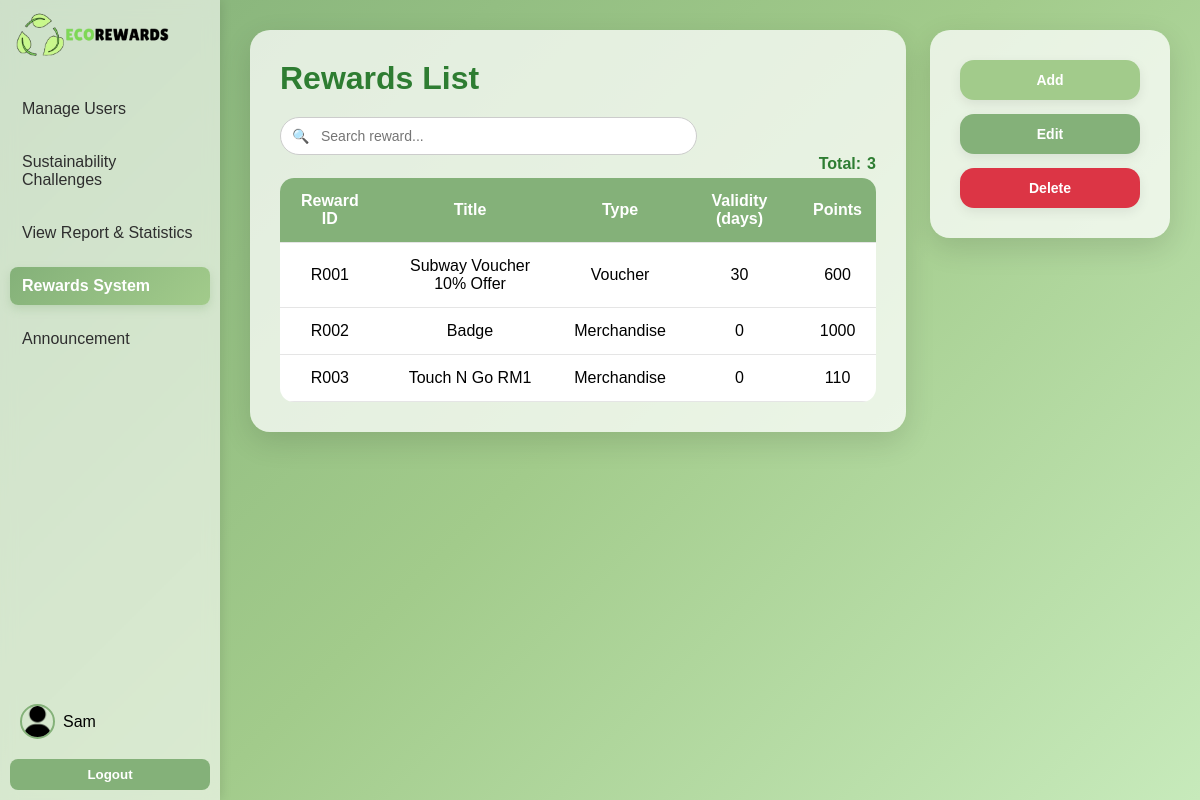
The page /src/rewardsSystem.php (signed in) on the database its author committed.
### tables this page shows
CREATE TABLE `user` (
  `UserID` varchar(50) NOT NULL,
  `Username` varchar(30) NOT NULL,
  `Gender` varchar(50) NOT NULL,
  `Passwords` varchar(255) NOT NULL,
  `DOB` date NOT NULL,
  `Contact` varchar(20) NOT NULL,
  `RoleID` varchar(50) NOT NULL,
  `LastActive` datetime DEFAULT NULL
);

CREATE TABLE `reward` (
  `RewardID` varchar(11) NOT NULL,
  `Title` varchar(255) NOT NULL,
  `Type` varchar(50) NOT NULL,
  `Validity` int(11) DEFAULT NULL,
  `Points` int(11) NOT NULL
);

### src/rewardsSystem.php (the view, shortened to what this page needs)
<?php
include ("conn.php");
$userID = $_SESSION['UserID'];
$sqlUser = "SELECT User.*, Role.Role_Name
            FROM User
            JOIN Role ON User.RoleID = Role.RoleID
            WHERE User.UserID = ?";
$stmtUser = $dbConn->prepare($sqlUser);
$stmtUser->bind_param("s", $userID);
$stmtUser->execute();
$resultUser = $stmtUser->get_result();
$user = $resultUser->fetch_assoc();
include("profile.php");
$result = $dbConn->query("SELECT * FROM reward ORDER BY RewardID ASC");
$rewards = [];
if($result){
    while($row = $result->fetch_assoc()){
        $rewards[] = $row;
    }
}
?>
<!DOCTYPE html>
<html lang="en">
<head>
<link rel="stylesheet" href="styles.css">
<link rel="stylesheet" href="responsive.css">
</head>
<body>
    <div class="sidebar" id="sidebar">
        <div class="sidebar-top">
            <div class="logo">
                <img src="logo.png" alt="Logo">
            </div>
            <div class="nav-links">
                <a href="admin.php">Manage Users</a>
                <a href="SustainabilityChallenges.php">Sustainability Challenges</a>
                <a href="viewReport.php">View Report & Statistics</a>
                <a href="rewardsSystem.php" class="active">Rewards System</a>
                <a href="announcement.php">Announcement</a>
            </div>
        </div>
        <div class="sidebar-bottom">
            <div class="profile" onclick="openProfileModal()">
                <img src="profile-pic.png">
                <span><?php echo $user['Username']; ?></span>
            </div>
            <button class="btn" onclick="logout()">Logout</button>
        </div>
    </div>
    <div class="main">
        <div class="section">
            <h1>Rewards List</h1>
            <div class="top-bar">
                <div class="search-box">
                    <span class="search-icon">🔍</span>
                    <input type="text" id="searchInput" placeholder="Search reward...">
                </div>
                <div class="stats">Total: <b id="totalRewards"><?php echo $result->num_rows; ?></b></div>
            </div>
            <table class="table">
                <thead>
                    <tr>
                        <th>Reward ID</th>
                        <th>Title</th>
                        <th>Type</th>
                        <th>Validity (days)</th>
                        <th>Points</th>
                    </tr>
                </thead>
                <tbody id="rewardTable">
                    <?php foreach ($rewards as $r): ?>
                        <tr onclick='selectReward(<?php echo json_encode($r, JSON_HEX_APOS | JSON_HEX_QUOT); ?>, this)'>
                            <td><?php echo htmlspecialchars($r['RewardID']); ?></td>
                            <td><?php echo htmlspecialchars($r['Title']); ?></td>
                            <td><?php echo htmlspecialchars($r['Type']); ?></td>
                            <td><?php echo htmlspecialchars($r['Validity']); ?></td>
                            <td><?php echo htmlspecialchars($r['Points']); ?></td>
                        </tr>
                    <?php endforeach; ?>
                </tbody>
            </table>
        </div>
        <div class="section">
            <div class="action-panel">
                <button class="btn action-btn" id="addBtn">Add</button>
                <button class="btn action-btn" id="editBtn">Edit</button>
                <button class="btn action-btn delete-btn" id="deleteBtn">Delete</button>
            </div>
        </div>
    </div>
</body>
</html>

### src/styles.css (style rules this page uses)
* { margin: 0; padding: 0; box-sizing: border-box; font-family: 'Poppins', sans-serif; }
html, body { margin: 0; padding: 0; }
body { min-height: 100vh; height: auto; display: flex; align-items: flex-start; justify-content: flex-start; background: linear-gradient(135deg, #84B179, #A2CB8B, #C7EABB); background-repeat: no-repeat; background-attachment: fixed; }
.sidebar { position: fixed; top: 0; height: 100vh; width: 220px; overflow-y: auto; background: rgba(255,255,255,0.6); backdrop-filter: blur(8px); box-shadow: 2px 0 10px rgba(0,0,0,0.1); display: flex; flex-direction: column; justify-content: space-between; padding: 10px; z-index: 100; }
.sidebar-top { display: flex; flex-direction: column; }
.sidebar .logo { display: flex; align-items: center; gap: 10px; margin-bottom: 30px; }
.sidebar .logo img { height: 50px; }
.sidebar .nav-links { display: flex; flex-direction: column; gap: 15px; }
.sidebar .nav-links a { display: block; padding: 10px 12px; border-radius: 8px; transition: background 0.3s; text-decoration: none; color: #2e2e2e; font-weight: 500; }
.sidebar .nav-links a.active { background: linear-gradient(135deg, #84B179, #A2CB8B); color: white; font-weight: 600; box-shadow: 0 4px 10px rgba(132,177,121,0.3); }
.sidebar-bottom { display: flex; flex-direction: column; gap: 12px; }
.sidebar .profile { display: flex; align-items: center; gap: 8px; cursor: pointer; margin-bottom: 0; padding: 8px 10px; border-radius: 10px; transition: background 0.3s; }
.sidebar .profile img { width: 35px; height: 35px; border-radius: 50%; border: 2px solid #84B179; }
.btn { background: #84B179; color: white; padding: 8px 12px; border: none; border-radius: 8px; cursor: pointer; font-weight: bold; transition: background 0.3s; }
.main { margin-left: 220px; flex: 1; padding: 30px; }
.section { background: rgba(255,255,255,0.75); border-radius: 20px; padding: 30px; box-shadow: 0 10px 30px rgba(0,0,0,0.12); }
.section h1 { margin-bottom: 20px; color: #2e7d32; }
.table { width: 100%; border-collapse: collapse; overflow: hidden; border-radius: 14px; }
.table th, .table td { padding: 14px; text-align: center; border-bottom: 1px solid #e5e5e5; }
.table th { background: #84B179; color: white; }
.table tr { background: white; cursor: pointer; transition: 0.2s; }
.search-box { position:relative; flex:1; max-width:70%; }
.search-box input { width:100%; padding:10px 12px 10px 40px; border-radius:25px; border:1px solid #ccc; outline:none; font-size:14px; background:#fff; transition:0.3s; }
.search-icon { position:absolute; left:12px; top:50%; transform:translateY(-50%); font-size:14px; color:#999; }
.stats { display: flex; justify-content: flex-end; align-items: center; font-size: 16px; font-weight: 600; color: #2e7d32; gap: 6px; margin-bottom: 5px; }

### src/rewardsSystem.php (style rules this page uses)
body { margin: 0; padding: 0; display: flex; justify-content: flex-start; align-items: stretch; min-height: 100vh; }
.main { display: flex; align-items: flex-start; gap: 24px; }
.action-panel { width: 180px; position: sticky; top: 20px; display: flex; flex-direction: column; gap: 14px; align-self: flex-start; }
.action-btn { width: 100%; padding: 12px 16px; border: none; border-radius: 14px; font-size: 14px; font-weight: 600; cursor: pointer; box-shadow: 0 4px 12px rgba(0,0,0,0.08); transition: 0.25s ease; }
.delete-btn { background: #dc3545; color: #fff; }
#editBtn { background: #84B179; color: #fff; }
.action-panel .btn:first-child { background: #A2CB8B; color: #fff; }

### rows shown on the page
user: Username "Sam"
reward: RewardID "R001", Title "Subway Voucher 10% Offer", Type "Voucher", Validity "30", Points "600"
reward: RewardID "R002", Title "Badge", Type "Merchandise", Validity "0", Points "1000"
reward: RewardID "R003", Title "Touch N Go RM1", Type "Merchandise", Validity "0", Points "110"

### other values the page prints
$result->num_rows "3"
